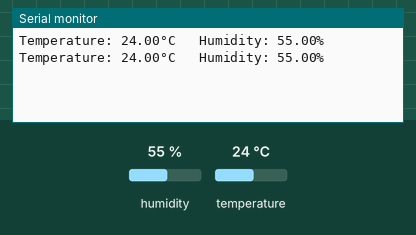
Bench run of a sketch on a simulated Arduino Uno, built with avr-gcc and run on an emulated ATmega328P. Parts: the last lines printed to the serial monitor. Inputs (shaded band) come from the test bench; at power-on: humidity 55 %, temperature 24 °C.

Above: at 2.8 s.
2.9 s: humidity set to 22 %
At 4.6 s:
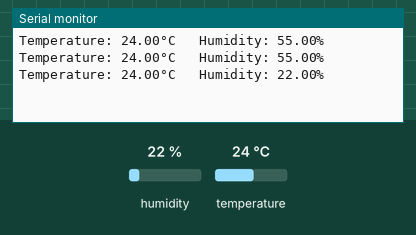
5.6 s: temperature set to 12 °C
At 7.5 s:
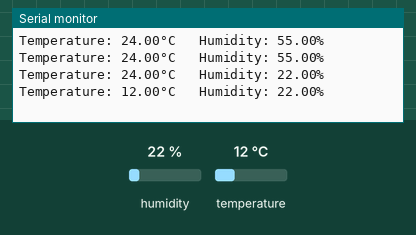
8.3 s: humidity set to 40 %
At 11.0 s:
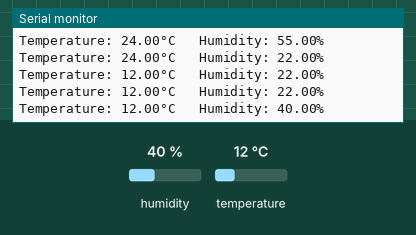
Timing chart, 0 to 12.5 s (numbered marks = the images above; inputs shaded):
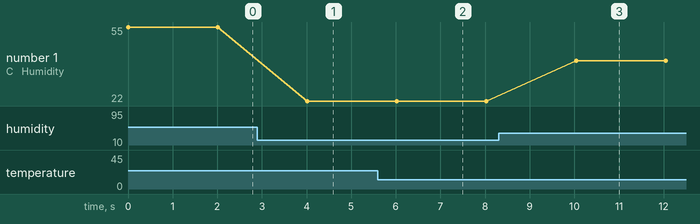

Measured:
- after the input at 2.9 s, the serial monitor: prints a new line after 1.1 s (image 1)
- after the input at 5.6 s, the serial monitor: prints a new line after 0.42 s (image 2)
- after the input at 8.3 s, the serial monitor: prints a new line after 1.7 s (image 3)
- plotted number 1: 55 → 22 after the input at 2.9 s, 22 → 40 after the input at 8.3 s

The sketch:

Exp04.ino
```cpp
#include <dht.h>
#define dataPin 2

dht DHT;

void setup()
{
    Serial.begin(9600);
}

void loop()
{
    int status = DHT.read22(dataPin); // Use read11() for DHT11

    Serial.print(F("Temperature: "));
    Serial.print(DHT.temperature);
    Serial.print(F("°C   Humidity: "));
    Serial.print(DHT.humidity);
    Serial.println(F("%"));

    delay(2000);
}
```
